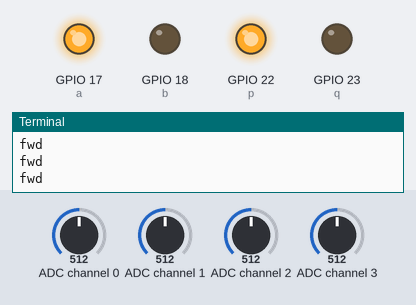
The program below on a simulated Raspberry Pi (BCM pin numbers). Shown: output pins drawn as LEDs (lit = HIGH), the last lines printed to the terminal. The inputs (shaded band) are chosen by the test bench; at power-on: ADC channel 0 = 512, ADC channel 1 = 512, ADC channel 2 = 512, ADC channel 3 = 512 (analog values on the 0–1023 scale).

Above: at 1.2 s.
1.3 s: ADC channel 0 set to 716
2.8 s: ADC channel 1 set to 795
4.3 s: ADC channel 1 set to 816
At 5.2 s:
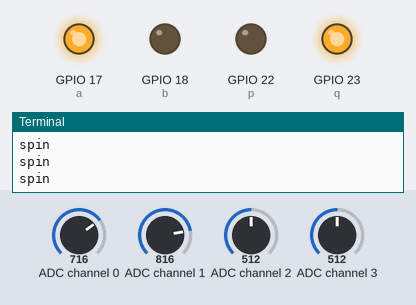
5.8 s: ADC channel 1 set to 306
At 7.0 s:
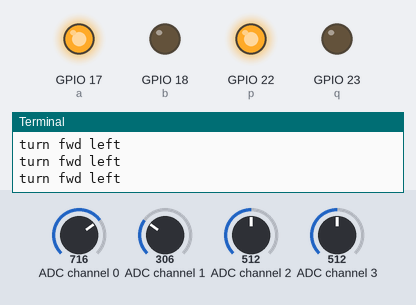
7.3 s: ADC channel 0 set to 30
Timing chart, 0 to 9.8 s (numbered marks = the images above; inputs shaded):
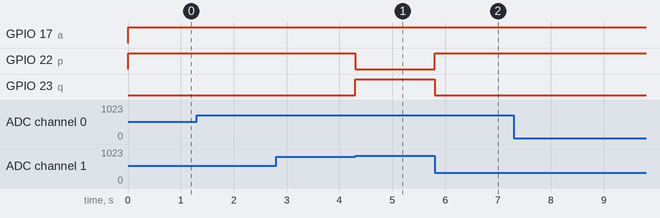

Measured:
- the behaviour switches between 808 and 809 on ADC channel 1 (found by bisection; images 0 and 1)
- after the input at 4.3 s, GPIO 22 (p): HIGH → LOW at once; GPIO 23 (q): LOW → HIGH at once
- after the input at 5.8 s, GPIO 22 (p): LOW → HIGH at once; GPIO 23 (q): HIGH → LOW at once

The program:

lightChase.py
```python
#!/usr/bin/python

import spidev
import time
import os
import RPi.GPIO as GPIO

GPIO.setmode(GPIO.BCM)
GPIO.setwarnings(False)

GPIO.setup(17,GPIO.OUT)
GPIO.setup(18,GPIO.OUT)
GPIO.setup(22,GPIO.OUT)
GPIO.setup(23,GPIO.OUT)

a=GPIO.PWM(17,10)
b=GPIO.PWM(18,10)
p=GPIO.PWM(22,10)
q=GPIO.PWM(23,10)

a.start(0)
b.start(0)
p.start(0)
q.start(0)

def stop():
    p.ChangeDutyCycle(0)
    q.ChangeDutyCycle(0)
    a.ChangeDutyCycle(0)
    b.ChangeDutyCycle(0)

# forward(speed): Sets both motors to move forward at speed. 0 <= speed <= 100
def forward(speed):
    p.ChangeDutyCycle(speed)
    q.ChangeDutyCycle(0)
    a.ChangeDutyCycle(speed)
    b.ChangeDutyCycle(0)

# reverse(speed): Sets both motors to reverse at speed. 0 <= speed <= 100
def reverse(speed):
    p.ChangeDutyCycle(0)
    q.ChangeDutyCycle(speed)
    a.ChangeDutyCycle(0)
    b.ChangeDutyCycle(speed)

# spinLeft(speed): Sets motors to turn opposite directions at speed. 0 <= speed <= 100
def spinLeft(speed):
    p.ChangeDutyCycle(0)
    q.ChangeDutyCycle(speed)
    a.ChangeDutyCycle(speed)
    b.ChangeDutyCycle(0)

# spinRight(speed): Sets motors to turn opposite directions at speed. 0 <= speed <= 100
def spinRight(speed):
    p.ChangeDutyCycle(speed)
    q.ChangeDutyCycle(0)
    a.ChangeDutyCycle(0)
    b.ChangeDutyCycle(speed)

# turnForward(leftSpeed, rightSpeed): Moves forwards in an arc by setting different speeds. 0 <= leftSpeed,rightSpeed <= 100
def turnForward(leftSpeed, rightSpeed):
    q.ChangeDutyCycle(0)
    p.ChangeDutyCycle(leftSpeed)
    a.ChangeDutyCycle(rightSpeed)
    b.ChangeDutyCycle(0)

# turnReverse(leftSpeed, rightSpeed): Moves backwards in an arc by setting different speeds. 0 <= leftSpeed,rightSpeed <= 100
def turnReverse(leftSpeed, rightSpeed):
    q.ChangeDutyCycle(leftSpeed)
    p.ChangeDutyCycle(0)
    a.ChangeDutyCycle(0)
    b.ChangeDutyCycle(rightSpeed)

spi = spidev.SpiDev()
spi.open(0,0)

def ReadChannel(channel):
  adc = spi.xfer2([1,(8+channel)<<4,0])
  data = ((adc[1]&3) << 8) + adc[2]
  return data

while True:

  frontRight=ReadChannel(0)
  frontLeft=ReadChannel(1)
  backRight=ReadChannel(2)
  backLeft=ReadChannel(3)

  if (frontLeft + frontRight)-500 > (backLeft + backRight):
    spinLeft(40)
    print("spin")
  elif frontLeft<(frontRight-200):
    turnForward(80,20)
    print("turn fwd left")
  elif frontRight<(frontLeft-200):
    turnForward(20,80)
    print("turn fwd right")
  else:
    forward(40)
    print("fwd")
```
